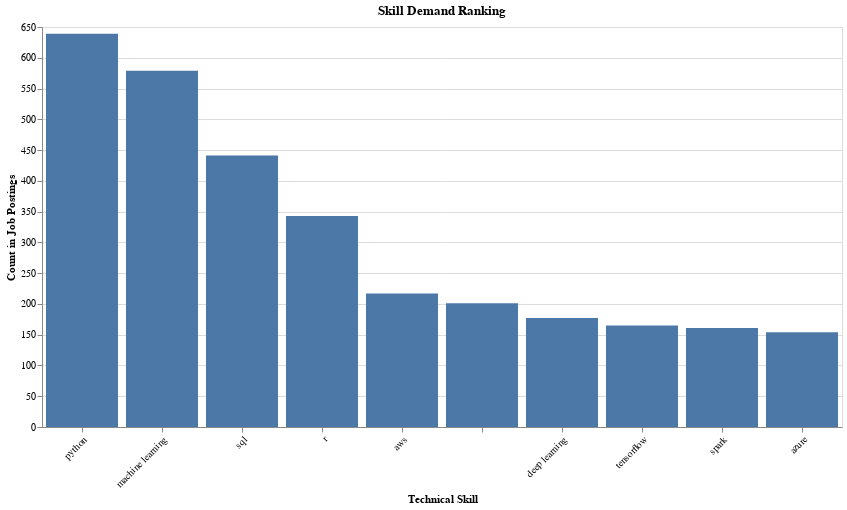

Source (notebook cell):
### Markdown cell above
## Visualization 2 — Top 10 Most In-Demand Skills

**Goal:**  
Identify the most frequently requested technical skills across job postings.

**Insights:**  
- **Python** and **Machine Learning** lead the rankings, followed by **SQL** and **R**, emphasizing the importance of programming and analytics tools.  
- Cloud and big-data skills (**AWS**, **Spark**, **Azure**) remain valuable but less dominant.

### Code cell
# Load
df = pd.read_csv("../data/data_science_job_posts_2025_clean.csv", low_memory=False)

# Explode → normalize → count top 10
skills = (
    df.assign(skills=df["skills"].apply(lambda s: [x.strip(" '\"") for x in s.strip("[]").split(",")]))
      .explode("skills")
)

counts = (
    skills["skills"].str.lower().str.strip()
    .value_counts()
    .rename_axis("skill").reset_index(name="num_postings")
    .head(10)
)

# Chart

chart = (
    alt.Chart(counts, title="Skill Demand Ranking")
    .mark_bar()
    .encode(
        x=alt.X("skill:N", title="Technical Skill", sort="-y", axis=alt.Axis(labelAngle=-45)),
        y=alt.Y("num_postings:Q", title="Count in Job Postings"),
        tooltip=["skill:N", "num_postings:Q"]
    )
    .properties(width=800, height=400)
    # .save("../visualizations/v2_top10_demand_skills.png")
)

chart

### Figure 1 — Vega-Lite specification as saved in the notebook (floating-point values rounded to 4 significant figures)
{"config": {"view": {"continuousWidth": 300, "continuousHeight": 300}}, "data": {"name": "data-b72bc006257b07f29bb28f54578b3222"}, "mark": {"type": "bar"}, "encoding": {"tooltip": [{"field": "skill", "type": "nominal"}, {"field": "num_postings", "type": "quantitative"}], "x": {"axis": {"labelAngle": -45}, "field": "skill", "sort": "-y", "title": "Technical Skill", "type": "nominal"}, "y": {"field": "num_postings", "title": "Count in Job Postings", "type": "quantitative"}}, "height": 400, "title": "Skill Demand Ranking", "width": 800, "$schema": "https://vega.github.io/schema/vega-lite/v5.20.1.json", "datasets": {"data-b72bc006257b07f29bb28f54578b3222": [{"skill": "python", "num_postings": 639}, {"skill": "machine learning", "num_postings": 579}, {"skill": "sql", "num_postings": 441}, {"skill": "r", "num_postings": 343}, {"skill": "aws", "num_postings": 217}, {"skill": "", "num_postings": 201}, {"skill": "deep learning", "num_postings": 177}, {"skill": "tensorflow", "num_postings": 165}, {"skill": "spark", "num_postings": 161}, {"skill": "azure", "num_postings": 154}]}}
